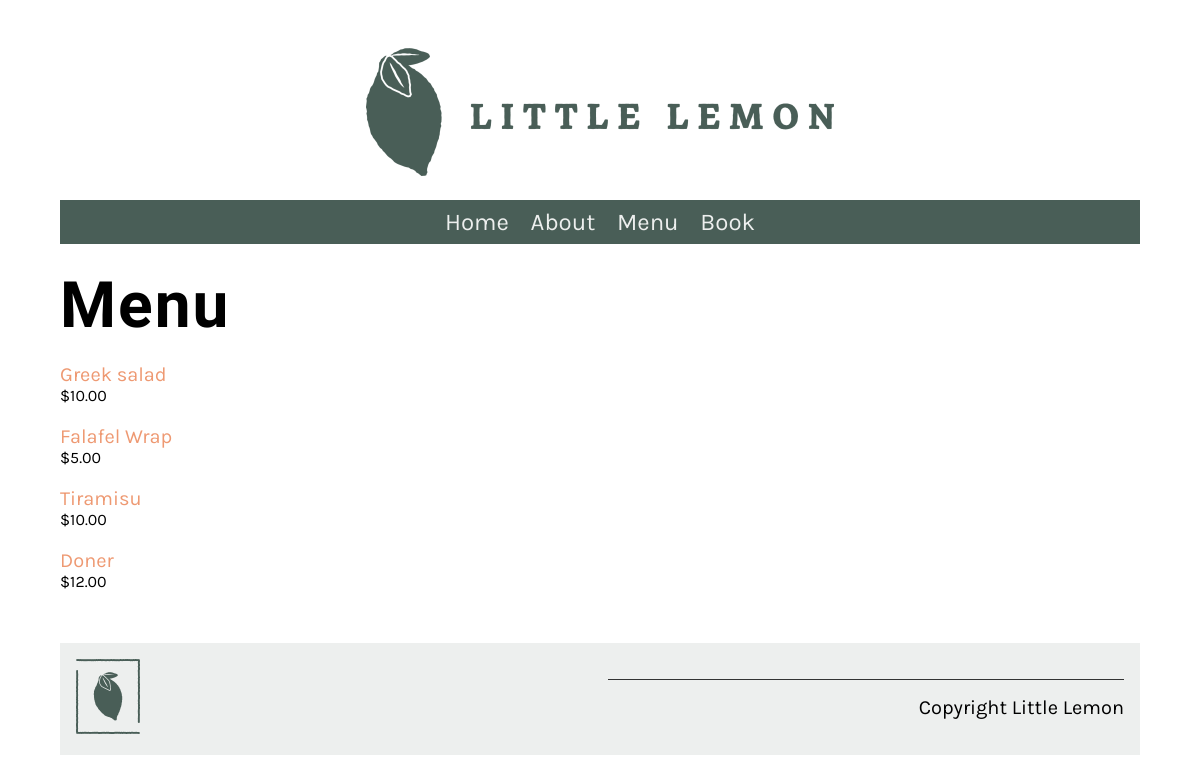
The app's page /menu/ with its own data.
### myapp/models.py (models this page shows, shortened)
class Menu(models.Model):
    name = models.CharField(max_length=200)
    price = models.IntegerField()
    menu_item_description = models.TextField(max_length=1000, default="")

### myapp/views.py (the view)
# urls.py: path("menu/", views.menu, name="menu"),
def menu(request):
    menu_data = Menu.objects.all()
    main_data = {"menu": menu_data}
    return render(request, "menu.html", main_data)

### myapp/templates/menu.html
{% extends 'base.html' %} {% load static %} {% block content %}
<h1>Menu</h1>
<div class="column">
  {% for item in menu %}
  <p>
    <a href="{% url 'menu_item' pk=item.pk %}"> {{ item.name }} </a>
    <span class="menu-price">
      ${{item.price}}.00
    </span>
  </p>
  {% endfor %}
</div>
{% endblock %}

### myapp/static/css/style.css (style rules this page uses)
body { font-family: 'Karla', sans-serif; margin-top: 3rem; margin-bottom: 3rem; margin-left: 5%; margin-right: 5%; }
h1, h2, h3, h4, h5, h6 { font-family: 'Markazi Text', serif; letter-spacing: 2px;; }
h1 { font-size: 4rem; margin-top: 1.5rem; margin-bottom: 0; }
p, ul { font-size: 1.25rem;; }
a { color: #EE9972; text-decoration: none; }
.column { flex-basis: 50%; margin-bottom: 1rem; padding-bottom: 1rem; }
.menu-price { display: block; font-size: 1rem; }

### records on screen
Menu: name "Greek salad", price "10"
Menu: name "Falafel Wrap", price "5"
Menu: name "Tiramisu", price "10"
Menu: name "Doner", price "12"
